Frame 1 (no input): blank canvas, image omitted
Frame 60 (the mouse pressed at the canvas centre just before this capture): blank canvas, image omitted
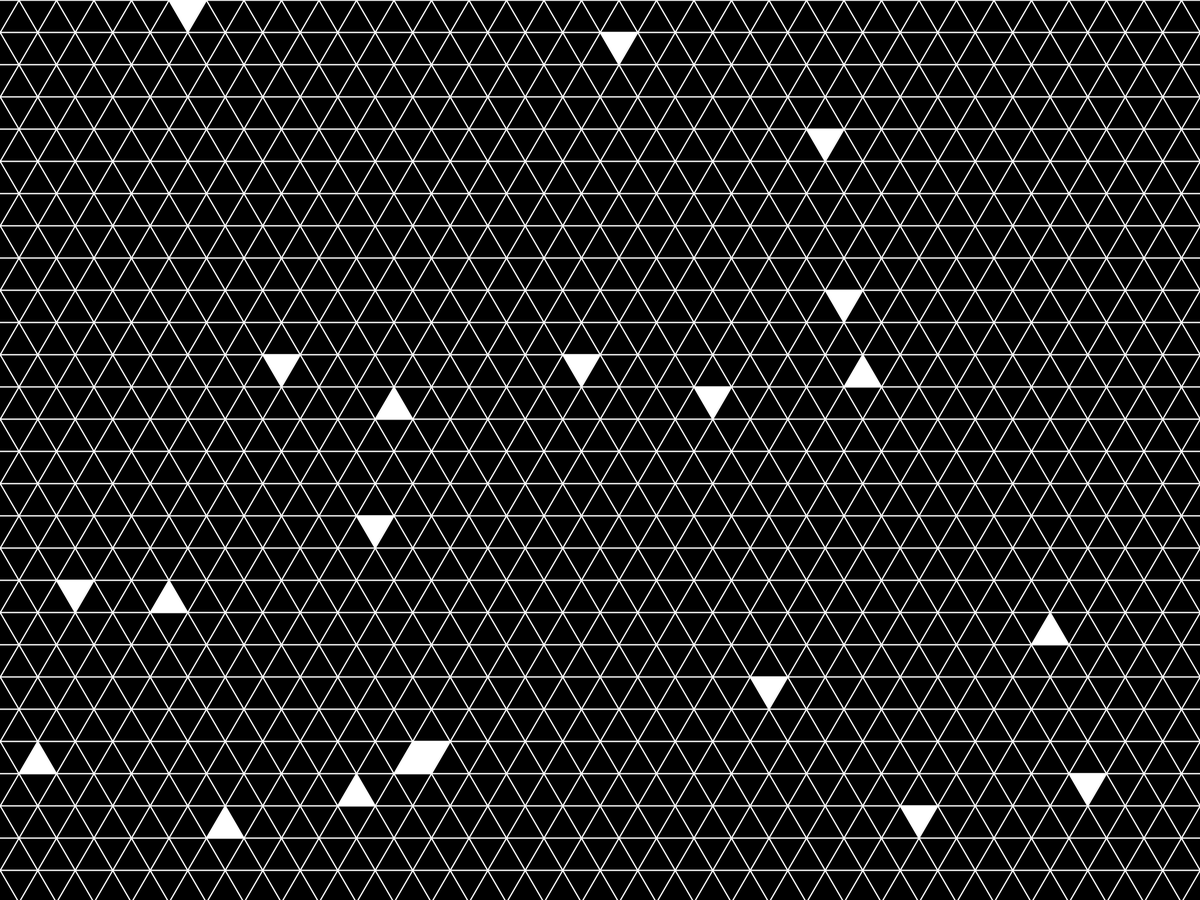
Frame 120 (the mouse held since frame 60 and released just before this capture)

The Processing sketch whose frames 1 and 60 were blank and that drew this single picture after the mouse press (run headless with seeded random() and noise(); from frame 60 on, the mouse is pressed at the canvas centre):

// Processing sketch: triangles
// ── triangles.pde
int triWidth = 64;
int triHeight = round((float) ((triWidth/2)*Math.sqrt(3)));

void setup() {
  size(2048, 1536);
  background(0);
  stroke(255);
  strokeWeight(2);
} 

void draw() {
  if(mousePressed) {
    boolean up = true;
    boolean odd = true;
    for(int j = 0; j < height; j += triHeight) {
      for(int i = -triWidth; i < width + triWidth; i += triWidth/2) {
        setColor();
        if(odd) {
          tri(i, j, up);
        } else {
          tri(i - triWidth/2, j, up);
        }
        up = !up;
      }
      odd = !odd; 
    }
    save("triangles.png");
  }
}

void tri(int x, int y, boolean up) {
  if(up) {
    triangle(x, y + triHeight, x + triWidth, y + triHeight, x + triWidth/2, y);
  } else {
    triangle(x, y, x + triWidth, y, x + triWidth/2, y + triHeight);
  }
} 
void setColor() {
  if(random(0, 100) < 99) {
    fill(0);
  } else {
    fill(255);
  }
} 
